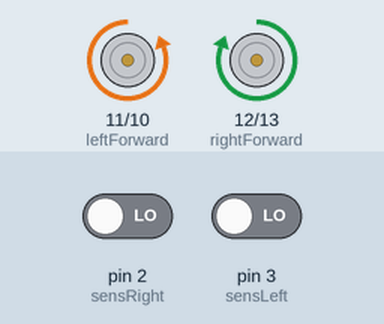
This sketch was run on a simulated Arduino Uno, built with avr-gcc and run on an emulated ATmega328P. Shown: motor-driver pin pairs drawn as motors (green arrow = first pin HIGH = forward, orange = second pin HIGH = backward, longer = more drive). The test bench sets the inputs (shaded band); at power-on: pin 2 (sensRight) LOW, pin 3 (sensLeft) LOW.

Above: at 1.2 s.
1.3 s: pin 2 (sensRight) driven HIGH
At 2.2 s:
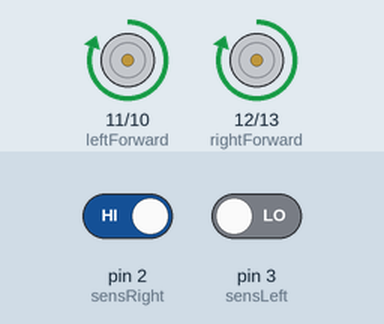
2.8 s: pin 2 (sensRight) driven LOW
At 3.3 s:
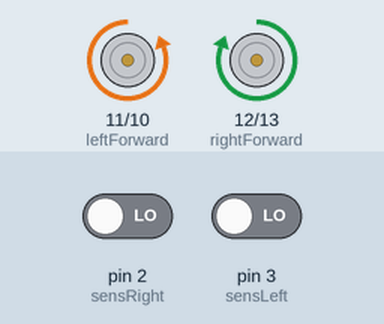
4.3 s: pin 3 (sensLeft) driven HIGH
At 5.5 s:
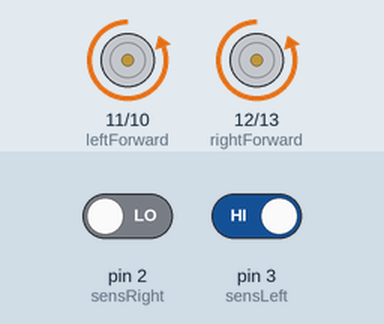
5.8 s: pin 3 (sensLeft) driven LOW
At 6.8 s:
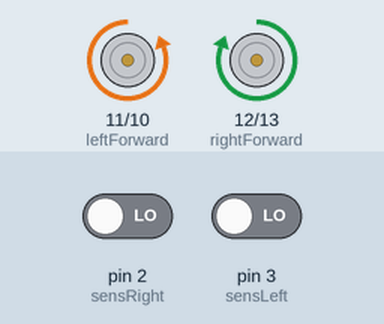
Timing chart, 0 to 8.3 s (numbered marks = the images above; inputs shaded):
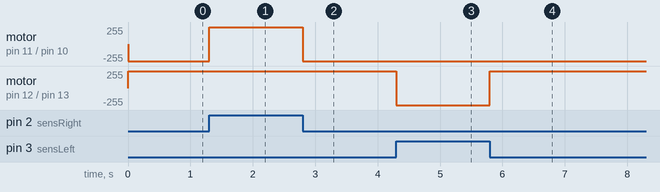

Measured:
- after the input at 1.3 s, motor on pin 11 (leftForward) / pin 10 (leftBackward): backward 255/255 → forward 255/255 at once
- after the input at 2.8 s, motor on pin 11 (leftForward) / pin 10 (leftBackward): forward 255/255 → backward 255/255 at once
- after the input at 4.3 s, motor on pin 12 (rightForward) / pin 13 (rightBackward): forward 255/255 → backward 255/255 at once
- after the input at 5.8 s, motor on pin 12 (rightForward) / pin 13 (rightBackward): backward 255/255 → forward 255/255 at once

The sketch:

lineFollowingRobot.ino
```cpp
const int sensLeft = 3;
const int sensRight = 2;

const int leftBackward = 10;
const int leftForward = 11;
const int rightForward = 12;
const int rightBackward = 13;

void setup()
{
    pinMode(sensLeft, INPUT);
    pinMode(sensRight, INPUT);

    pinMode(leftForward, OUTPUT);
    pinMode(leftBackward, OUTPUT);
    pinMode(rightForward, OUTPUT);
    pinMode(rightBackward, OUTPUT);
}

void loop()
{
    int detectedLeft = digitalRead(sensLeft);
    int detectedRight = digitalRead(sensRight);

    if (detectedLeft == detectedRight)
    {
        spinLeftForward();
        spinRightForward();
    }
    else if (detectedLeft == LOW)
    {
        turnLeft();
    }
    else
    {
        turnRight();
    }
}

void spinRightForward()
{
    digitalWrite(rightForward, HIGH);
    digitalWrite(rightBackward, LOW);
}

void spinRightBackward()
{
    digitalWrite(rightForward, LOW);
    digitalWrite(rightBackward, HIGH);
}

void spinLeftBackward()
{
    digitalWrite(leftForward, HIGH);
    digitalWrite(leftBackward, LOW);
}

void spinLeftForward()
{
    digitalWrite(leftForward, LOW);
    digitalWrite(leftBackward, HIGH);
}

void turnRight()
{
    spinLeftForward();
    spinRightBackward();
}

void turnLeft()
{
    spinRightForward();
    spinLeftBackward();
}
```
